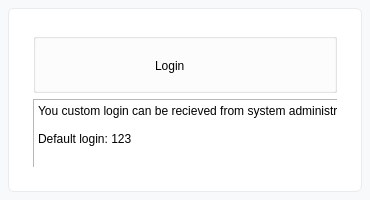
<?xml version="1.0" encoding="UTF-8"?>
<ui version="4.0">
 <class>Help</class>
 <widget class="QDialog" name="Help">
  <property name="geometry">
   <rect>
    <x>0</x>
    <y>0</y>
    <width>370</width>
    <height>200</height>
   </rect>
  </property>
  <property name="windowTitle">
   <string>Dialog</string>
  </property>
  <property name="styleSheet">
   <string notr="true">/* Level 1 - Main Dialog */
QDialog#Help {
    font-size: 18px;
    font-weight: bold;
    padding: 12px;
    background-color: #f8f9fa;
    border: none;
    border-radius: 8px;
}

/* Level 2 - Primary Group Box */
QDialog#Help QGroupBox#groupBox {
    font-size: 18px;
    font-weight: bold;
    padding: 15px;
    background-color: #ffffff;
    border: 1px solid #e9ecef;
    border-radius: 6px;
    margin: 8px;
}

/* Level 3 - Vertical Layout */
QDialog#Help QGroupBox#groupBox QVBoxLayout#verticalLayout_2 {
    font-size: 22px;
    font-weight: 600;
    padding: 10px;
    color: #2c3e50;
    border: none;
    margin: 5px 0;
    spacing: 10px;
}

/* Level 4 - Secondary Group Boxes */
QDialog#Help QGroupBox#groupBox QVBoxLayout#verticalLayout_2 QGroupBox#groupBox_2 {
    font-size: 20px;
    font-weight: 500;
    padding: 12px;
    color: #34495e;
    background-color: #f1f3f5;
    border-radius: 4px;
    margin-bottom: 10px;
}

QDialog#Help QGroupBox#groupBox QVBoxLayout#verticalLayout_2 QGroupBox#groupBox_4 {
    border: 1px solid #dee2e6;
    border-radius: 4px;
    padding: 10px;
    background-color: #ffffff;
}

/* Level 5 - Plain Text Edit */
QDialog#Help QGroupBox#groupBox QVBoxLayout#verticalLayout_2 QGroupBox#groupBox_4 QPlainTextEdit#plainTextEdit {
    border: 1px solid #e9ecef;
    border-radius: 4px;
    padding: 12px 15px;
    font-size: 15px;
    color: #495057;
    background-color: #ffffff;
    selection-background-color: #e9ecef;
    line-height: 1.5;
}</string>
  </property>
  <widget class="QGroupBox" name="groupBox">
   <property name="geometry">
    <rect>
     <x>0</x>
     <y>0</y>
     <width>370</width>
     <height>200</height>
    </rect>
   </property>
   <property name="minimumSize">
    <size>
     <width>250</width>
     <height>200</height>
    </size>
   </property>
   <property name="maximumSize">
    <size>
     <width>370</width>
     <height>100</height>
    </size>
   </property>
   <layout class="QVBoxLayout" name="verticalLayout_2">
    <item>
     <widget class="QGroupBox" name="groupBox_2">
      <property name="sizePolicy">
       <sizepolicy hsizetype="Preferred" vsizetype="Preferred">
        <horstretch>0</horstretch>
        <verstretch>0</verstretch>
       </sizepolicy>
      </property>
      <property name="minimumSize">
       <size>
        <width>0</width>
        <height>50</height>
       </size>
      </property>
      <property name="maximumSize">
       <size>
        <width>16777215</width>
        <height>60</height>
       </size>
      </property>
      <property name="title">
       <string/>
      </property>
      <widget class="QLabel" name="label_10">
       <property name="geometry">
        <rect>
         <x>122</x>
         <y>15</y>
         <width>93</width>
         <height>35</height>
        </rect>
       </property>
       <property name="maximumSize">
        <size>
         <width>16777215</width>
         <height>50</height>
        </size>
       </property>
       <property name="text">
        <string>Login</string>
       </property>
       <property name="margin">
        <number>0</number>
       </property>
      </widget>
     </widget>
    </item>
    <item>
     <widget class="QGroupBox" name="groupBox_4">
      <property name="title">
       <string/>
      </property>
      <widget class="QPlainTextEdit" name="plainTextEdit">
       <property name="geometry">
        <rect>
         <x>0</x>
         <y>0</y>
         <width>350</width>
         <height>300</height>
        </rect>
       </property>
       <property name="sizePolicy">
        <sizepolicy hsizetype="Fixed" vsizetype="Fixed">
         <horstretch>0</horstretch>
         <verstretch>0</verstretch>
        </sizepolicy>
       </property>
       <property name="minimumSize">
        <size>
         <width>0</width>
         <height>300</height>
        </size>
       </property>
       <property name="maximumSize">
        <size>
         <width>350</width>
         <height>50</height>
        </size>
       </property>
       <property name="plainText">
        <string>You custom login can be recieved from system administrator.

Default login: 123</string>
       </property>
      </widget>
     </widget>
    </item>
   </layout>
  </widget>
 </widget>
 <resources/>
 <connections/>
</ui>
